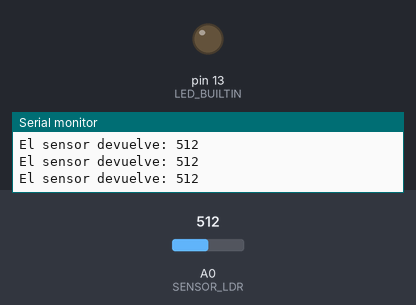
The sketch below on a simulated Arduino Uno, built with avr-gcc and run on an emulated ATmega328P. Shown: output pins drawn as LEDs (lit = HIGH), the last lines printed to the serial monitor. The inputs (shaded band) are chosen by the test bench; at power-on: A0 (SENSOR_LDR) = 512.

Above: at 1.2 s.
1.3 s: A0 (SENSOR_LDR) set to 23
4.3 s: A0 (SENSOR_LDR) set to 19
At 4.9 s:
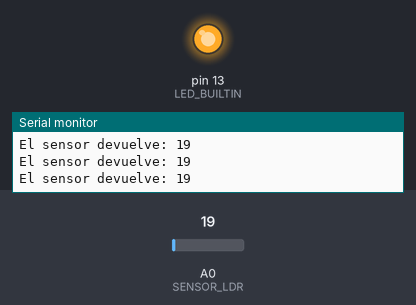
5.8 s: A0 (SENSOR_LDR) set to 1023
At 6.1 s:
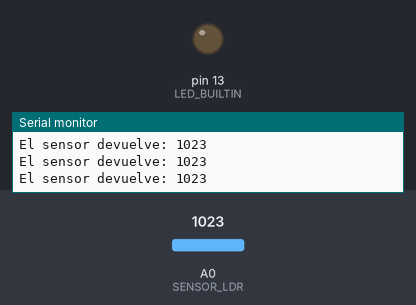
8.8 s: A0 (SENSOR_LDR) set to 10
At 9.6 s:
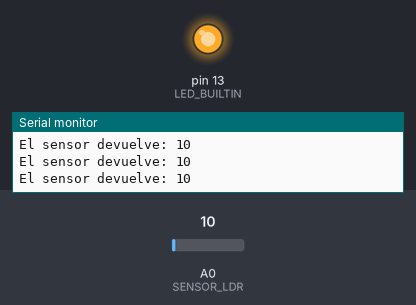
Timing chart, 0 to 11.8 s (numbered marks = the images above; inputs shaded):
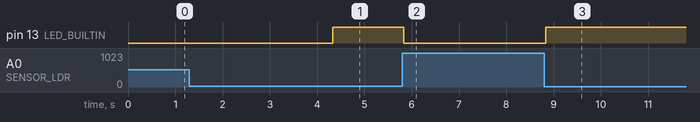

Measured:
- the behaviour switches between 21 and 20 on A0 (SENSOR_LDR) (found by bisection; images 0 and 1)
- after the input at 4.3 s, pin 13 (LED_BUILTIN): LOW → HIGH at once
- after the input at 5.8 s, pin 13 (LED_BUILTIN): HIGH → LOW at once
- after the input at 8.8 s, pin 13 (LED_BUILTIN): LOW → HIGH at once

The sketch:

sensor_ldr.ino
```cpp
/*
  Automatización Crepuscular
  Usando una LDR
  Miércoles 30 de septiembre de 2020

  Lucas Martín Treser - Automatismos Mar del Plata
  https://www.automatismos-mdq.com.ar/

  Simulación disponible en:
  https://www.tinkercad.com/things/azQVyQTxm6W

*/

const int SENSOR_LDR = A0;
int luz; // declaro variable del sensor

void setup() {

  pinMode(LED_BUILTIN, OUTPUT);
  Serial.begin(9600);

}


void loop() {

  luz = analogRead(SENSOR_LDR);
  Serial.print("El sensor devuelve: ");
  Serial.println(luz);

  // si el sensor está en un valor bajo
  // tiene que encender el puerto 13
  if (luz <= 20) {
    digitalWrite(LED_BUILTIN, HIGH);
  }
  else {
    digitalWrite(LED_BUILTIN, LOW);
  }

  delay(10); // sólo para simulación
}
```
